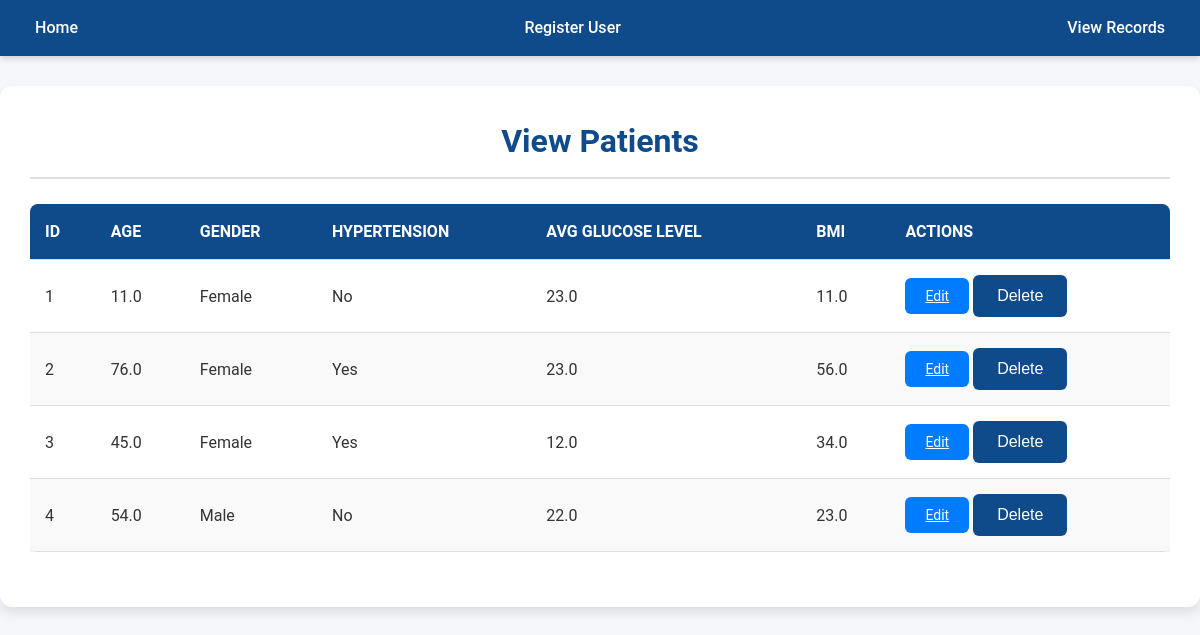
The page /gotopatients on the database as committed earlier.
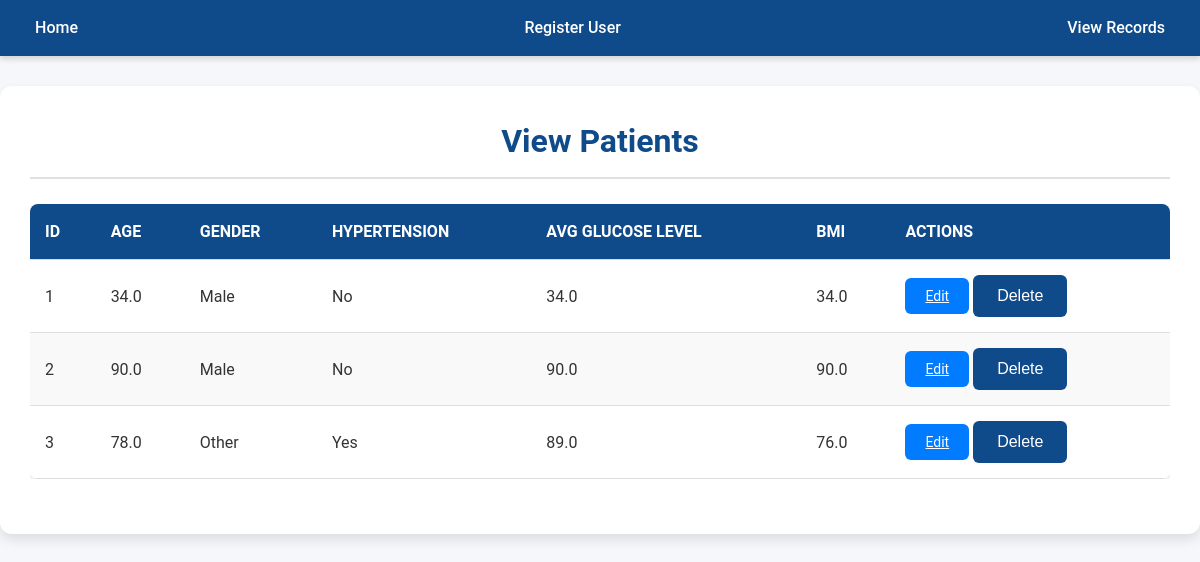
The same page on the database as committed later.
### app/models.py (models this page shows, shortened)
class Patient(db.Model):
    id = db.Column(db.Integer, primary_key=True, autoincrement=True)
    gender = db.Column(db.String(20), nullable=False)
    age = db.Column(db.Float, nullable=False)
    hypertension = db.Column(db.Integer, nullable=False)
    avg_glucose_level = db.Column(db.Float, nullable=False)
    bmi = db.Column(db.Float, nullable=False)

### app/routes.py (the view)
@main.route('/gotopatients')
def gotopatients():
    records = Patient.query.all()  # Query all patient records from the database
    return render_template('view_records.html', records=records)

### app/templates/view_records.html (shortened to what this page needs)
{% extends "layout.html" %}
{% block content %}
<h1 class="page-title">View Patients</h1>
<div class="table-container">
    <table class="styled-table">
        <thead>
            <tr>
                <th>ID</th>
                <th>Age</th>
                <th>Gender</th>
                <th>Hypertension</th>
                <th>Avg Glucose Level</th>
                <th>BMI</th>
                <th>Actions</th>
            </tr>
        </thead>
        <tbody>
            {% for record in records %}
            <tr>
                <td>{{ record.id }}</td>
                <td>{{ record.age }}</td>
                <td>{{ record.gender }}</td>
                <td>{{ 'Yes' if record.hypertension else 'No' }}</td>
                <td>{{ record.avg_glucose_level }}</td>
                <td>{{ record.bmi }}</td>
                <td>
                    <a href="/edit/{{ record.id }}" class="btn btn-edit">Edit</a>
                    <form method="POST" action="/delete/{{ record.id }}" style="display:inline;">
                        <button type="submit" class="btn btn-delete">Delete</button>
                    </form>
                </td>
            </tr>
            {% endfor %}
        </tbody>
    </table>
</div>
{% endblock %}

### app/templates/layout.html (shortened to what this page needs)
<!DOCTYPE html>
<html lang="en">
<head>
     <link rel="stylesheet" href="{{ url_for('static', filename = 'css/styles.css') }}">
</head>
<body>
    <div class="navbar">
        <a href="/">Home</a>
        <a href="{{ url_for('main.gotoregister') }}">Register User</a>
        <a href="{{ url_for('main.gotopatients') }}">View Records</a>
    </div>
    <div class="content">
        {% block content %}{% endblock %}
    </div>
</body>
</html>

### app/static/css/styles.css (style rules this page uses)
* { margin: 0; padding: 0; box-sizing: border-box; }
body { font-family: 'Roboto', Arial, sans-serif; background-color: #f5f7fa; color: #333; line-height: 1.6; margin: 0; padding: 0; }
.navbar { background-color: #0f4a8a; color: #fff; padding: 15px 20px; display: flex; justify-content: space-between; align-items: center; box-shadow: 0 3px 6px rgba(0, 0, 0, 0.15); position: sticky; top: 0; z-index: 1000; font-size: 16px; }
.navbar a { color: #fff; margin: 0 15px; text-decoration: none; font-weight: 500; transition: color 0.3s ease; }
.content { padding: 30px; max-width: 1200px; margin: 30px auto; background: #ffffff; box-shadow: 0 6px 12px rgba(0, 0, 0, 0.1); border-radius: 12px; }
.page-title { font-size: 32px; font-weight: 700; color: #0f4a8a; text-align: center; margin-bottom: 25px; border-bottom: 2px solid #e0e0e0; padding-bottom: 10px; }
button, .btn { background-color: #0f4a8a; color: white; border: none; padding: 12px 24px; font-size: 16px; border-radius: 6px; cursor: pointer; transition: background-color 0.3s ease, box-shadow 0.3s ease, transform 0.2s ease; }
.btn-edit { background-color: #017bff; padding: 10px 20px; font-size: 14px; }
form { margin-top: 20px; }
.table-container { margin: 25px auto; overflow-x: auto; }
.styled-table { width: 100%; border-collapse: collapse; margin: 0 auto; font-size: 16px; background-color: #ffffff; box-shadow: 0 5px 10px rgba(0, 0, 0, 0.1); border-radius: 8px; overflow: hidden; }
.styled-table th, .styled-table td { text-align: left; padding: 15px; border-bottom: 1px solid #ddd; }
.styled-table th { background-color: #0f4a8a; color: white; font-weight: bold; text-transform: uppercase; }
.styled-table tr:nth-child(even) { background-color: #f9f9f9; }

Rows that differ between the two databases and show on the page:
removed Patient: id "4", age "54.0", gender "Male", hypertension "No", avg_glucose_level "22.0", bmi "23.0"
changed Patient id 1: age "11.0" → "34.0"; gender "Female" → "Male"; avg_glucose_level "23.0" → "34.0"; bmi "11.0" → "34.0"
changed Patient id 2: age "76.0" → "90.0"; gender "Female" → "Male"; hypertension "Yes" → "No"; avg_glucose_level "23.0" → "90.0"; bmi "56.0" → "90.0"
changed Patient "Yes": age "45.0" → "78.0"; gender "Female" → "Other"; avg_glucose_level "12.0" → "89.0"; bmi "34.0" → "76.0"
